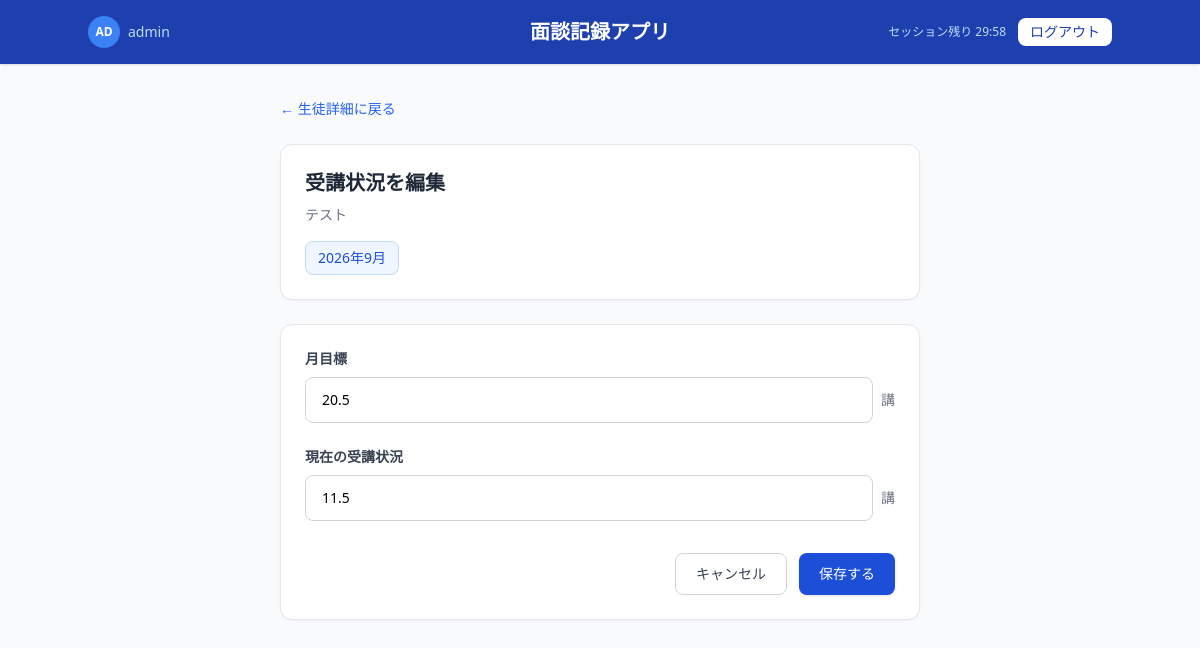
Page /edit_progress/2 (signed in) on the earlier database version.
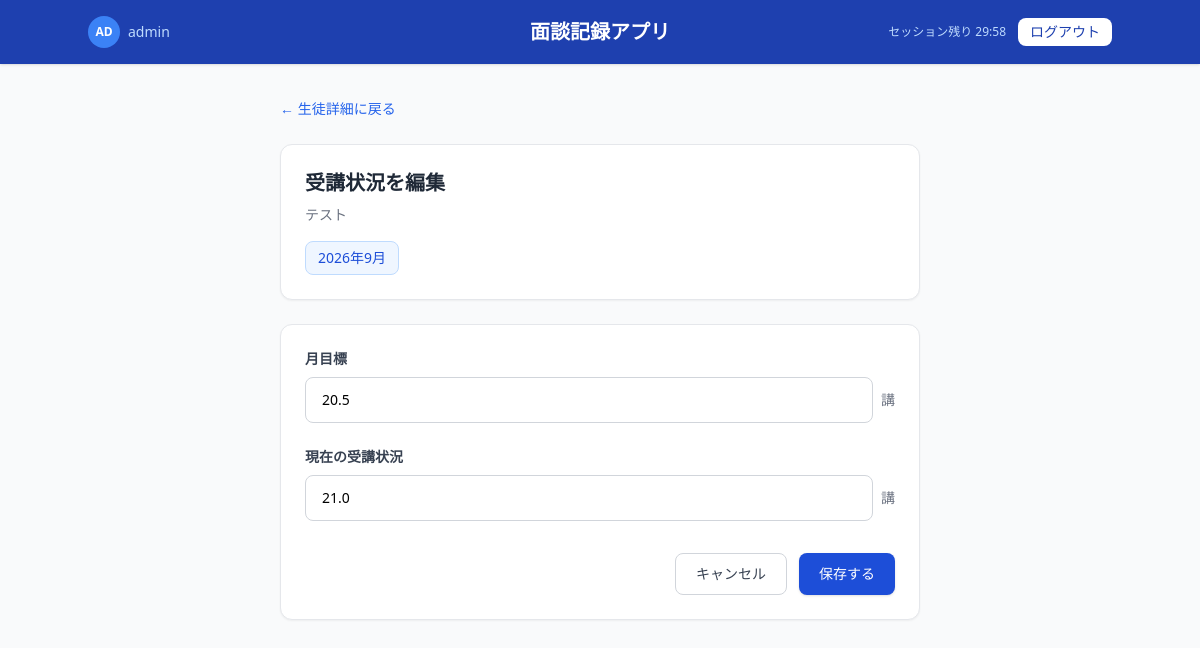
Same page on the later database version.
### app.py (models this page shows)
class MonthlyProgress(db.Model):
    id = db.Column(db.Integer, primary_key=True)
    student_id = db.Column(db.Integer, db.ForeignKey('student.id'), nullable=False)
    month = db.Column(db.String(7), nullable=False)  # YYYY-MM
    monthly_goal = db.Column(db.Float)
    current_progress = db.Column(db.Float)
    student = db.relationship(
        'Student',
        backref=db.backref('monthly_progresses', lazy=True)
    )
    __table_args__ = (
        db.UniqueConstraint('student_id', 'month', name='unique_student_month'),
    )

### app.py (the view, shortened to what this page needs)
@app.route('/edit_progress/<int:student_id>', methods=['GET', 'POST'])
@login_required
def edit_progress(student_id):
    student = Student.query.get_or_404(student_id)
    month = request.args.get('month')
    if not month:
        month = datetime.now().strftime('%Y-%m')
    progress = MonthlyProgress.query.filter_by(
        student_id=student_id,
        month=month
    ).first()
    if not progress:
        progress = MonthlyProgress(
            student_id=student_id,
            month=month
        )
    return render_template(
        'edit_progress.html',
        student=student,
        progress=progress,
        month=month
    )

### app.py (called while the page is built)
@login_manager.user_loader
def load_user(user_id):
    return User.query.get(int(user_id))

### templates/edit_progress.html (shortened to what the changed rows need)
<!DOCTYPE html>
<html lang="ja">
<head>
    <script src="https://cdn.tailwindcss.com"></script>
</head>
<body class="bg-gray-50 min-h-screen">
    <header class="bg-blue-800 text-white px-6 py-4 shadow">
        <div class="flex items-center justify-between max-w-5xl mx-auto">
            <h1 class="text-xl font-semibold absolute left-1/2 transform -translate-x-1/2">
                面談記録アプリ
            </h1>
        </div>
    </header>
    <main class="max-w-2xl mx-auto px-4 py-8">
        <div class="bg-white rounded-xl shadow-sm border border-gray-200 p-6 mt-6">
            <h2 class="text-xl font-semibold text-gray-800">
                受講状況を編集
            </h2>
        </div>
        <form method="POST"
              class="bg-white rounded-xl shadow-sm border border-gray-200 p-6 mt-6">
            <div class="mb-6">
                <div class="flex items-center gap-2">
                    <input
                        type="number"
                        id="monthly_goal"
                        name="monthly_goal"
                        step="0.5"
                        min="0"
                        value="{{ progress.monthly_goal if progress.monthly_goal is not none else '' }}"
                        placeholder="例：20"
                        class="w-full border border-gray-300 rounded-lg px-4 py-3 text-sm
                               focus:outline-none focus:ring-2 focus:ring-blue-500 focus:border-blue-500"
                    >
                    <span class="text-sm text-gray-500 whitespace-nowrap">
                        講
                    </span>
                </div>
            </div>
            <div class="mb-8">
                <div class="flex items-center gap-2">
                    <input
                        type="number"
                        id="current_progress"
                        name="current_progress"
                        step="0.5"
                        min="0"
                        value="{{ progress.current_progress if progress.current_progress is not none else '' }}"
                        placeholder="例：12"
                        class="w-full border border-gray-300 rounded-lg px-4 py-3 text-sm
                               focus:outline-none focus:ring-2 focus:ring-emerald-500 focus:border-emerald-500"
                    >
                    <span class="text-sm text-gray-500 whitespace-nowrap">
                        講
                    </span>
                </div>
            </div>
        </form>
    </main>
</body>
</html>

Differences in the rows shown:
changed MonthlyProgress: current_progress "11.5" → "21.0"
